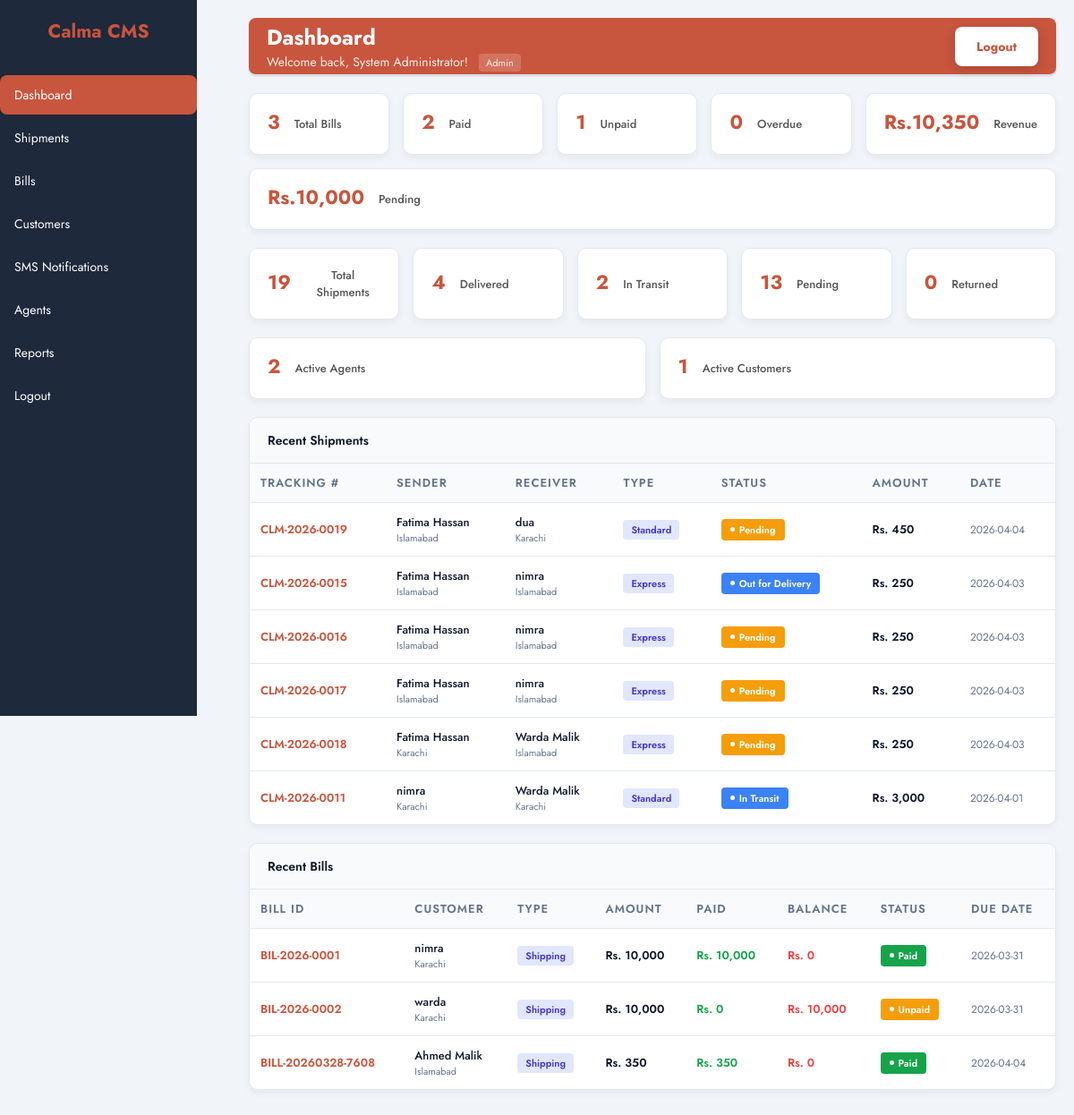
Screenshot of /dashboard_php/index.php (signed in) with the database file from the repository.
### tables this page shows
CREATE TABLE `shipments` (
  `id` int(11) NOT NULL,
  `user_id` int(11) NOT NULL,
  `tracking_number` varchar(50) NOT NULL,
  `sender_name` varchar(100) NOT NULL,
  `sender_phone` varchar(20) NOT NULL,
  `sender_city` varchar(50) NOT NULL,
  `sender_address` text DEFAULT NULL,
  `sender_email` varchar(100) DEFAULT NULL,
  `receiver_name` varchar(100) NOT NULL,
  `receiver_phone` varchar(20) NOT NULL,
  `receiver_city` varchar(50) NOT NULL,
  `receiver_address` text DEFAULT NULL,
  `receiver_email` varchar(100) DEFAULT NULL,
  `type` enum('Standard','Express','Overnight') DEFAULT 'Standard',
  `weight` decimal(10,2) DEFAULT NULL,
  `status` enum('Pending','In Transit','Delivered','Returned','Out for Delivery') DEFAULT 'Pending',
  `booked_date` date DEFAULT curdate(),
  `delivery_date` date DEFAULT NULL,
  `delivered_date` timestamp NULL DEFAULT NULL,
  `agent_id` int(11) DEFAULT NULL,
  `amount` decimal(10,2) DEFAULT 0.00,
  `paid_amount` decimal(10,2) DEFAULT 0.00,
  `payment_status` enum('Unpaid','Partial','Paid') DEFAULT 'Unpaid',
  `notes` text DEFAULT NULL,
  `created_by` varchar(50) DEFAULT NULL,
  `created_at` timestamp NOT NULL DEFAULT current_timestamp(),
  `updated_at` timestamp NOT NULL DEFAULT current_timestamp() ON UPDATE current_timestamp()
);

CREATE TABLE `bills` (
  `id` varchar(50) NOT NULL,
  `customer` varchar(100) NOT NULL,
  `phone` varchar(20) DEFAULT NULL,
  `city` varchar(50) DEFAULT NULL,
  `type` enum('Shipping','Service','Storage','Consultation') DEFAULT 'Shipping',
  `amount` decimal(10,2) NOT NULL,
  `paid` decimal(10,2) DEFAULT 0.00,
  `status` enum('Paid','Unpaid','Overdue','Partial') DEFAULT 'Unpaid',
  `issue_date` date DEFAULT curdate(),
  `due_date` date DEFAULT NULL,
  `description` text DEFAULT NULL,
  `notes` text DEFAULT NULL,
  `created_at` timestamp NOT NULL DEFAULT current_timestamp(),
  `updated_at` timestamp NOT NULL DEFAULT current_timestamp() ON UPDATE current_timestamp()
);

### dashboard_php/index.php (the view, shortened to what this page needs)
<?php
$connect = mysqli_connect("localhost", "root", "", "courier_management");
$user_id = (int)($_SESSION['user_id'] ?? 0);
$user_type = $_SESSION['user_type'] ?? '';
$user_city = $_SESSION['city'] ?? '';
$user_name = $_SESSION['user_name'] ?? $_SESSION['user']['name'] ?? 'User';
if ($user_type === 'agent') {
    if (empty($user_city)) {
        error_log("Agent $user_id has no city assigned");
    }
    $shipment_filter = "WHERE (sender_city='" . mysqli_real_escape_string($connect, $user_city) . "'
                          OR receiver_city='" . mysqli_real_escape_string($connect, $user_city) . "')";
    $bill_filter = "WHERE city='" . mysqli_real_escape_string($connect, $user_city) . "'";
} else {
    $shipment_filter = "";
    $bill_filter = "";
}
$bill_stats_query = "SELECT
    COUNT(*) as total_bills,
    SUM(CASE WHEN status='Paid' THEN 1 ELSE 0 END) as paid_bills,
    SUM(CASE WHEN status='Unpaid' THEN 1 ELSE 0 END) as unpaid_bills,
    SUM(CASE WHEN status='Overdue' THEN 1 ELSE 0 END) as overdue_bills,
    COALESCE(SUM(CASE WHEN status='Paid' THEN paid ELSE 0 END), 0) as total_revenue,
    COALESCE(SUM(CASE WHEN status!='Paid' THEN (amount - paid) ELSE 0 END), 0) as pending_amount
    FROM bills $bill_filter";
$bill_stats = mysqli_fetch_assoc(mysqli_query($connect, $bill_stats_query));
$total_bills = (int)($bill_stats['total_bills'] ?? 0);
$paid_bills = (int)($bill_stats['paid_bills'] ?? 0);
$unpaid_bills = (int)($bill_stats['unpaid_bills'] ?? 0);
$overdue_bills = (int)($bill_stats['overdue_bills'] ?? 0);
$total_revenue = floatval($bill_stats['total_revenue'] ?? 0);
$pending_amount = floatval($bill_stats['pending_amount'] ?? 0);
$shipment_stats_query = "SELECT
    COUNT(*) as total_shipments,
    SUM(CASE WHEN status='Delivered' THEN 1 ELSE 0 END) as delivered,
    SUM(CASE WHEN status IN ('In Transit', 'Out for Delivery') THEN 1 ELSE 0 END) as in_transit,
    SUM(CASE WHEN status='Pending' THEN 1 ELSE 0 END) as pending_ships,
    SUM(CASE WHEN status='Returned' THEN 1 ELSE 0 END) as returned
    FROM shipments $shipment_filter";
$shipment_stats = mysqli_fetch_assoc(mysqli_query($connect, $shipment_stats_query));
$total_shipments = (int)($shipment_stats['total_shipments'] ?? 0);
$delivered = (int)($shipment_stats['delivered'] ?? 0);
$in_transit = (int)($shipment_stats['in_transit'] ?? 0);
$pending_ships = (int)($shipment_stats['pending_ships'] ?? 0);
$returned = (int)($shipment_stats['returned'] ?? 0);
$recent_ships_result = mysqli_query($connect,
    "SELECT * FROM shipments $shipment_filter ORDER BY booked_date DESC LIMIT 6");
$recent_ships = [];
while ($row = mysqli_fetch_assoc($recent_ships_result)) {
    $recent_ships[] = $row;
}
$recent_bills_result = mysqli_query($connect,
    "SELECT * FROM bills $bill_filter ORDER BY issue_date DESC LIMIT 6");
$recent_bills = [];
while ($row = mysqli_fetch_assoc($recent_bills_result)) {
    $recent_bills[] = $row;
}
if ($user_type === 'admin') {
    $total_agents = mysqli_fetch_row(mysqli_query($connect,
        "SELECT COUNT(*) FROM agents WHERE status='Active'"))[0];
    $total_customers = mysqli_fetch_row(mysqli_query($connect,
        "SELECT COUNT(*) FROM customers WHERE status='Active'"))[0];
}
?>
<!DOCTYPE html>
<html lang="en">
<head>
<link rel="stylesheet" href="css/style.css">
</head>
<body>
<div class="layout">
  <div class="sidebar" id="sidebar">
    <h2>Calma CMS</h2>
    <ul>
      <li><a href="index.php" class="<?php echo basename($_SERVER['PHP_SELF']) == 'index.php' ? 'active' : ''; ?>">Dashboard</a></li>
      <?php if($user_type !== 'user'): ?>
      <li><a href="shipments.php" class="<?php echo basename($_SERVER['PHP_SELF']) == 'shipments.php' ? 'active' : ''; ?>">Shipments</a></li>
      <li><a href="bills.php" class="<?php echo basename($_SERVER['PHP_SELF']) == 'bills.php' ? 'active' : ''; ?>">Bills</a></li>
      <li><a href="customers.php" class="<?php echo basename($_SERVER['PHP_SELF']) == 'customers.php' ? 'active' : ''; ?>">Customers</a></li>
      <li><a href="sms.php" class="<?php echo basename($_SERVER['PHP_SELF']) == 'sms.php' ? 'active' : ''; ?>">SMS Notifications</a></li>
      <?php endif; ?>
      <?php if($user_type === 'admin'): ?>
      <li><a href="agents.php" class="<?php echo basename($_SERVER['PHP_SELF']) == 'agents.php' ? 'active' : ''; ?>">Agents</a></li>
      <li><a href="reports.php" class="<?php echo basename($_SERVER['PHP_SELF']) == 'reports.php' ? 'active' : ''; ?>">Reports</a></li>
      <?php endif; ?>
      <li><a href="logout.php" class="<?php echo basename($_SERVER['PHP_SELF']) == 'logout.php' ? 'active' : ''; ?>">Logout</a></li>
    </ul>
  </div>
  <div class="main">
    <header class="header">
      <div style="display:flex;align-items:center;gap:10px;">
        <div>
          <h1 style="margin:0;font-size:24px;">Dashboard</h1>
          <div class="welcome-text">
              Welcome back, <?php echo htmlspecialchars($user_name); ?>!
              <span class="role-badge"><?php echo ucfirst($user_type); ?></span>
          </div>
        </div>
      </div>
      <a href="logout.php" class="header-btn">Logout</a>
    </header>
    <div class="stats-grid">
      <div class="stat-card"><div class="stat-val"><?php echo $total_bills; ?></div><div class="stat-lbl">Total Bills</div></div>
      <div class="stat-card"><div class="stat-val"><?php echo $paid_bills; ?></div><div class="stat-lbl">Paid</div></div>
      <div class="stat-card"><div class="stat-val"><?php echo $unpaid_bills; ?></div><div class="stat-lbl">Unpaid</div></div>
      <div class="stat-card"><div class="stat-val"><?php echo $overdue_bills; ?></div><div class="stat-lbl">Overdue</div></div>
      <div class="stat-card"><div class="stat-val">Rs.<?php echo number_format($total_revenue ?? 0); ?></div><div class="stat-lbl">Revenue</div></div>
      <div class="stat-card"><div class="stat-val">Rs.<?php echo number_format($pending_amount ?? 0); ?></div><div class="stat-lbl">Pending</div></div>
    </div>
    <div class="stats-grid">
      <div class="stat-card"><div class="stat-val"><?php echo $total_shipments; ?></div><div class="stat-lbl">Total Shipments</div></div>
      <div class="stat-card"><div class="stat-val"><?php echo $delivered; ?></div><div class="stat-lbl">Delivered</div></div>
      <div class="stat-card"><div class="stat-val"><?php echo $in_transit; ?></div><div class="stat-lbl">In Transit</div></div>
      <div class="stat-card"><div class="stat-val"><?php echo $pending_ships; ?></div><div class="stat-lbl">Pending</div></div>
      <div class="stat-card"><div class="stat-val"><?php echo $returned; ?></div><div class="stat-lbl">Returned</div></div>
    </div>
    <?php if($user_type === 'admin'): ?>
    <div class="stats-grid">
      <div class="stat-card"><div class="stat-val"><?php echo $total_agents ?? 0; ?></div><div class="stat-lbl">Active Agents</div></div>
      <div class="stat-card"><div class="stat-val"><?php echo $total_customers ?? 0; ?></div><div class="stat-lbl">Active Customers</div></div>
    </div>
    <?php endif; ?>
    <div class="card">
      <div class="card-header">
        <span class="card-title">Recent Shipments</span>
      </div>
      <div class="table-wrap">
        <table class="data-table">
          <thead>
            <tr>
              <th>Tracking #</th>
              <th>Sender</th>
              <th>Receiver</th>
              <th>Type</th>
              <th>Status</th>
              <th>Amount</th>
              <th>Date</th>
            </tr>
          </thead>
          <tbody>
            <?php if (empty($recent_ships)): ?>
            <tr><td colspan="7" style="text-align:center;padding:40px;color:#64748b;">No shipments found</td></tr>
            <?php else: ?>
              <?php foreach ($recent_ships as $s):
                $badge_class = 'b-pending';
                if ($s['status'] === 'Delivered') $badge_class = 'b-delivered';
                elseif ($s['status'] === 'In Transit' || $s['status'] === 'Out for Delivery') $badge_class = 'b-transit';
                elseif ($s['status'] === 'Returned') $badge_class = 'b-returned';
              ?>
              <tr>
                <td><span class="tracking-num"><?php echo htmlspecialchars($s['tracking_number']); ?></span></td>
                <td>
                  <div class="person-info">
                    <span class="pname"><?php echo htmlspecialchars($s['sender_name']); ?></span>
                    <span class="pcity"><?php echo htmlspecialchars($s['sender_city']); ?></span>
                  </div>
                </td>
                <td>
                  <div class="person-info">
                    <span class="pname"><?php echo htmlspecialchars($s['receiver_name']); ?></span>
                    <span class="pcity"><?php echo htmlspecialchars($s['receiver_city']); ?></span>
                  </div>
                </td>
                <td><span class="type-tag"><?php echo htmlspecialchars($s['type']); ?></span></td>
                <td><span class="badge <?php echo $badge_class; ?>"><?php echo htmlspecialchars($s['status']); ?></span></td>
                <td style="font-weight:600;">Rs. <?php echo number_format($s['amount']); ?></td>
                <td style="color:#64748b;font-size:12px;"><?php echo $s['booked_date']; ?></td>
              </tr>
              <?php endforeach; ?>
            <?php endif; ?>
          </tbody>
        </table>
      </div>
    </div>
    <div class="card">
      <div class="card-header">
        <span class="card-title">Recent Bills</span>
      </div>
      <div class="table-wrap">
        <table class="data-table">
          <thead>
            <tr>
              <th>Bill ID</th>
              <th>Customer</th>
              <th>Type</th>
              <th>Amount</th>
              <th>Paid</th>
              <th>Balance</th>
              <th>Status</th>
              <th>Due Date</th>
            </tr>
          </thead>
          <tbody>
            <?php if (empty($recent_bills)): ?>
            <tr><td colspan="8" style="text-align:center;padding:40px;color:#64748b;">No bills found</td></tr>
            <?php else: ?>
              <?php foreach ($recent_bills as $bill):
                $balance = $bill['amount'] - $bill['paid'];
                $badge_class = 'b-pending';
                if ($bill['status'] === 'Paid') $badge_class = 'b-delivered';
                elseif ($bill['status'] === 'Overdue') $badge_class = 'b-returned';
                elseif ($bill['status'] === 'Partial') $badge_class = 'b-transit';
              ?>
              <tr>
                <td><span class="tracking-num"><?php echo htmlspecialchars($bill['id']); ?></span></td>
                <td>
                  <div class="person-info">
                    <span class="pname"><?php echo htmlspecialchars($bill['customer']); ?></span>
                    <span class="pcity"><?php echo htmlspecialchars($bill['city']); ?></span>
                  </div>
                </td>
                <td><span class="type-tag"><?php echo htmlspecialchars($bill['type']); ?></span></td>
                <td style="font-weight:600;">Rs. <?php echo number_format($bill['amount']); ?></td>
                <td style="color:#16a34a;font-weight:600;">Rs. <?php echo number_format($bill['paid']); ?></td>
                <td style="color:#ef4444;font-weight:600;">Rs. <?php echo number_format($balance); ?></td>
                <td><span class="badge <?php echo $badge_class; ?>"><?php echo htmlspecialchars($bill['status']); ?></span></td>
                <td style="color:#64748b;font-size:12px;"><?php echo $bill['due_date']; ?></td>
              </tr>
              <?php endforeach; ?>
            <?php endif; ?>
          </tbody>
        </table>
      </div>
    </div>
  </div>
</div>
</body>
</html>

### rows the page displays
shipments: tracking_number "CLM-2026-0019", sender_name "Fatima Hassan", sender_city "Islamabad", receiver_name "dua", receiver_city "Karachi", type "Standard", status "Pending", amount "450", booked_date "2026-04-04"
shipments: tracking_number "CLM-2026-0015", sender_name "Fatima Hassan", sender_city "Islamabad", receiver_name "nimra", receiver_city "Islamabad", type "Express", status "Out for Delivery", amount "250", booked_date "2026-04-03"
shipments: tracking_number "CLM-2026-0016", sender_name "Fatima Hassan", sender_city "Islamabad", receiver_name "nimra", receiver_city "Islamabad", type "Express", status "Pending", amount "250", booked_date "2026-04-03"
shipments: tracking_number "CLM-2026-0017", sender_name "Fatima Hassan", sender_city "Islamabad", receiver_name "nimra", receiver_city "Islamabad", type "Express", status "Pending", amount "250", booked_date "2026-04-03"
shipments: tracking_number "CLM-2026-0018", sender_name "Fatima Hassan", sender_city "Karachi", receiver_name "Warda Malik", receiver_city "Islamabad", type "Express", status "Pending", amount "250", booked_date "2026-04-03"
shipments: tracking_number "CLM-2026-0011", sender_name "nimra", sender_city "Karachi", receiver_name "Warda Malik", receiver_city "Karachi", type "Standard", status "In Transit", amount "3,000", booked_date "2026-04-01"
bills: id "BIL-2026-0001", customer "nimra", city "Karachi", type "Shipping", amount "10,000", paid "10,000", balance "0", status "Paid", due_date "2026-03-31"
bills: id "BIL-2026-0002", customer "warda", city "Karachi", type "Shipping", amount "10,000", paid "0", balance "10,000", status "Unpaid", due_date "2026-03-31"
bills: id "BILL-20260328-7608", customer "Ahmed Malik", city "Islamabad", type "Shipping", amount "350", paid "350", balance "0", status "Paid", due_date "2026-04-04"

### other values shown
$user_name "System Administrator"
$user_type "Admin"
$total_bills "3"
$paid_bills "2"
$unpaid_bills "1"
$overdue_bills "0"
$total_revenue "10,350"
$pending_amount "10,000"
$total_shipments "19"
$delivered "4"
$in_transit "2"
$pending_ships "13"
$returned "0"
$total_agents "2"
$total_customers "1"
